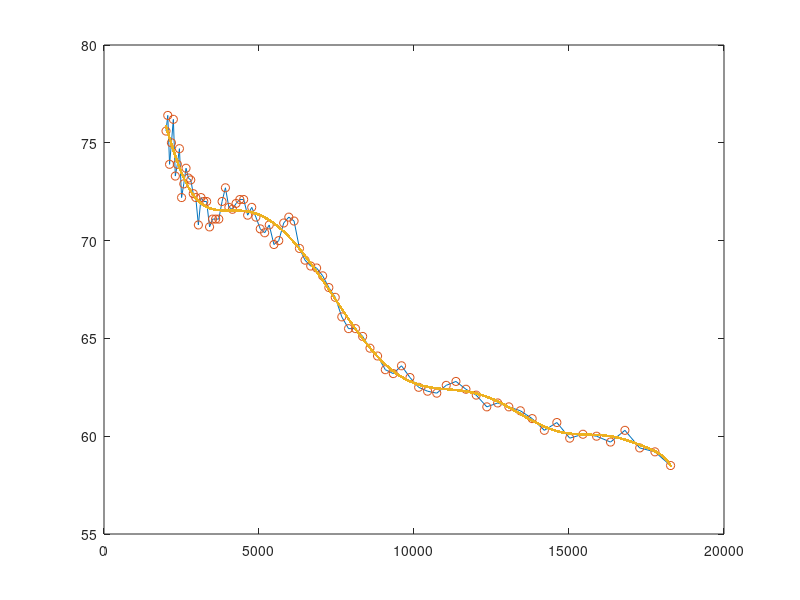
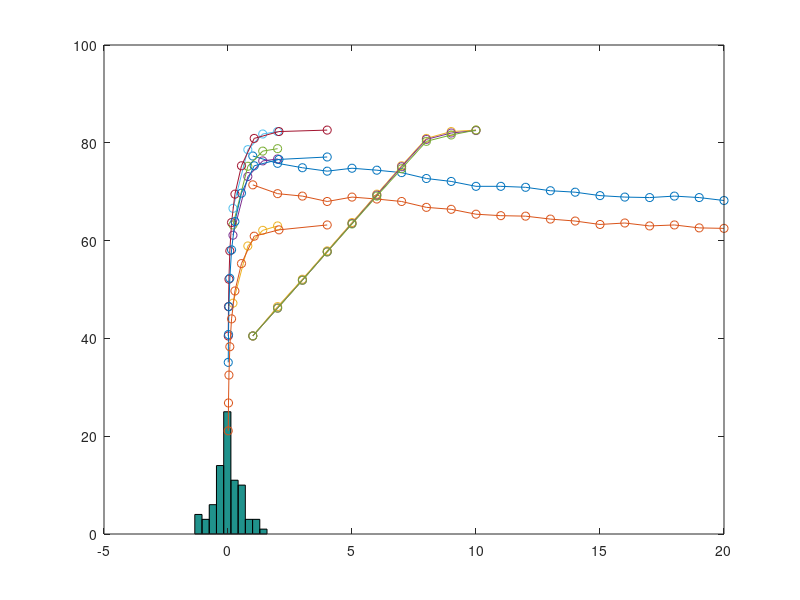

Source code (MATLAB) for these figures, in order: (Note: this script raises an error after producing the figures.)
%%

longsweep_2_32_03 = [75.6,76.4,73.9,75.0,76.2,73.3,73.9,74.7,72.2,72.9,73.7,73.2,73.1,72.4,72.2,70.8,72.2, ...
                     72.0,72.0,70.7,71.1,71.1,71.1,72.0,72.7,71.7,71.6,71.9,72.1,72.1,71.3,71.7,71.2,70.6, ...
                     70.4,70.8,69.8,70.0,70.9,71.2,71.0,69.6,69.0,68.7,68.6,68.2,67.6,67.1,66.1,65.5,65.5, ...
                     65.1,64.5,64.1,63.4,63.2,63.6,63.0,62.5,62.3,62.2,62.6,62.8,62.4,62.1,61.5,61.7,61.5, ...
                     61.3,60.9,60.3,60.7,59.9,60.1,60.0,59.7,60.3,59.4,59.2,58.5,58.7,59.1,57.9,57.9,57.5, ...
                     57.1,58.0,56.2,55.6,54.9,54.8,56.0,54.0,53.0,54.2,50.0,54.2,49.4,48.6];
                 
n = 80
                 
longsweep_2_32_03 = longsweep_2_32_03(1:n);
frqs = logspace(log10(2000),log10(32000),100);
frqs = frqs(1:n);

plot(frqs,longsweep_2_32_03)


%% Fit Data
%Here we fit the offsets of the frequencies
x1 = 1:n;
global p
p = polyfit(frqs,longsweep_2_32_03,12);

x1 = linspace(min(frqs),max(frqs),100001);
y1 = polyval(p,x1);
hold on 
plot(frqs,longsweep_2_32_03,'o')
plot(x1,y1,'.')
hold off

        
figure()
hist(longsweep_2_32_03-polyval(p,frqs))


%% Now we get those offset

%get_offset = @(x) polval(p,x);
get_offset = @(p,x) polyval(p,x);
get_offset(p,600)
%%
levels_8kHz_sweep_03 = [77.3,75.8,74.9,74.2,74.8,74.4,73.9,72.7,72.1,71.1,71.1,70.9,70.2,69.9,69.2,68.9,68.8,69.1,68.8,68.2];
levels_8kHz_sweep_015 =[71.4,69.6,69.1,68.0,68.9,68.5,68.0,66.8,66.4,65.4,65.1,65.0,64.4,64.0,63.3,63.6,63.0,63.2,62.6,62.5];

hold on
plot(levels_8kHz_sweep_03,'o-')
plot(levels_8kHz_sweep_015,'o-')
%%
levels_8kHz_deltaLevel = [66.6,78.6,81.8,82.3];
levels_12kHz_deltaLevel = [63.2,75.2,78.3,78.8];
levels_16kHz_deltaLevel = [61.1,73.1,76.3,76.7];
levels_32kHz_deltaLevel = [47.2,58.9,62.1,63.0];
levels =[0.2, 0.8,1.4,2];


level_Mtx_deltaLevel = cat(1,levels_8kHz_deltaLevel, ...
                             levels_12kHz_deltaLevel, ...
                             levels_16kHz_deltaLevel, ...
                             levels_32kHz_deltaLevel);
                         
                         
level_Mtx_deltaLevel_norm = cat(1,levels_8kHz_deltaLevel./max(levels_8kHz_deltaLevel), ...
                             levels_12kHz_deltaLevel./max(levels_12kHz_deltaLevel), ...
                             levels_16kHz_deltaLevel./max(levels_16kHz_deltaLevel), ...
                             levels_32kHz_deltaLevel./max(levels_32kHz_deltaLevel));


plot(levels,flipud(level_Mtx_deltaLevel)','o-')
%set(gca, 'XScale', 'log')






%%
levels = logspace(log10(0.01),log10(4),10);


levels_8kHz_deltaLevel = [40.5,46.5,52.1,57.9,63.7,69.5,75.3,80.9,82.3,82.6];
levels_16kHz_deltaLevel = [35.1,40.8,46.5,52.3,58.1,63.9,69.7,75.3,76.6,77.1];
levels_32kHz_deltaLevel = [21.1,26.8,32.5,38.3,44.0,49.7,55.3,60.9,62.2,63.2];


level_Mtx_deltaLevel = cat(1,levels_8kHz_deltaLevel, ...
                             levels_16kHz_deltaLevel, ...
                             levels_32kHz_deltaLevel);

                         
hold on                        
%plot(levels,level_Mtx_deltaLevel + repmat(level_Mtx_deltaLevel(1,1) - level_Mtx_deltaLevel(:,1),1,10),'o-')


hold on
plot(levels,levels_8kHz_deltaLevel,'o-')
plot(levels,levels_16kHz_deltaLevel,'o-')
plot(levels,levels_32kHz_deltaLevel,'o-')

hold off


%So this implies that there is an exponential relationship between "gain
%factor" and level. Different frequencies will offset by different amounts
%so then I guess the equation should look something like. Ok this is
%beautiful. Now we know that exponential function + an offset. A



%% Analysis
%Fit exponential function to the data from different frequencies to fit
%gain parameter

gainData = level_Mtx_deltaLevel + repmat(level_Mtx_deltaLevel(1,1) - level_Mtx_deltaLevel(:,1),1,10);

x = reshape(repmat(levels,3,1),1,30)
y = reshape(gainData,1,30);

hold on                        
plot((level_Mtx_deltaLevel + repmat(level_Mtx_deltaLevel(1,1) - level_Mtx_deltaLevel(:,1),1,10))','o-')
%%
f = fit(x',y','power2'); 
plot(f,x,y);

%% polynomial fit
p2 = polyfit(x,y,4);
x1 = x;
x1= linspace(0,4,1001);
y1 = polyval(p2,x1);
hold on 
plot(x,y,'o')
plot(x1,y1)
hold off


%% Find roots

global target
target = 60;
f = @(x) polyval(p,x) - target;
tic

fzero(f,1)
toc


%% Spline fit
global f
f = fit(x', y', 'smoothingspline');
plot(f,x,y);

spline_fit = @(x) feval(f,x);



gain_factors = linspace(0,5,1001);
fit_vals = f(gain_factors);

%% 

target_level = 60;
gain_factors(argmin(abs(target_level-fit_vals)))
%%
f = @(x) polyval(p,x) - target;

%%
modelFun = @(b,x) b(1).*log2(1+b(2).*x - b(3));
out = nlinfit(x',y',modelFun,rand(3,1));

hold on
plot(x,y,'o')
plot(x1,modelFun(out,x1))
%%

xx = linspace(min(levels),max(levels),40);
yy = spline(levels,gainData(1,:),xx);
hold on
plot(x(1:30),y(1:30),'o')
plot(xx,yy)


%% Inverse Exponential

funa = @(b,x) b(1) -1./(1+exp(x.*b(2) -b(3)));
out = nlinfit(x',y',funa,rand(2));
plot(x,funa(out,x))


%%
figure()
hold on
plot(ones(4),levels_8kHz_deltaLevel/max(levels_8kHz_deltaLevel),'o')
plot(ones(4)*2,levels_12kHz_deltaLevel/max(levels_12kHz_deltaLevel),'o')
plot(ones(4)*3,levels_16kHz_deltaLevel/max(levels_16kHz_deltaLevel),'o')
plot(ones(4)*4,levels_32kHz_deltaLevel/max(levels_32kHz_deltaLevel),'o')

xlim([0,6])